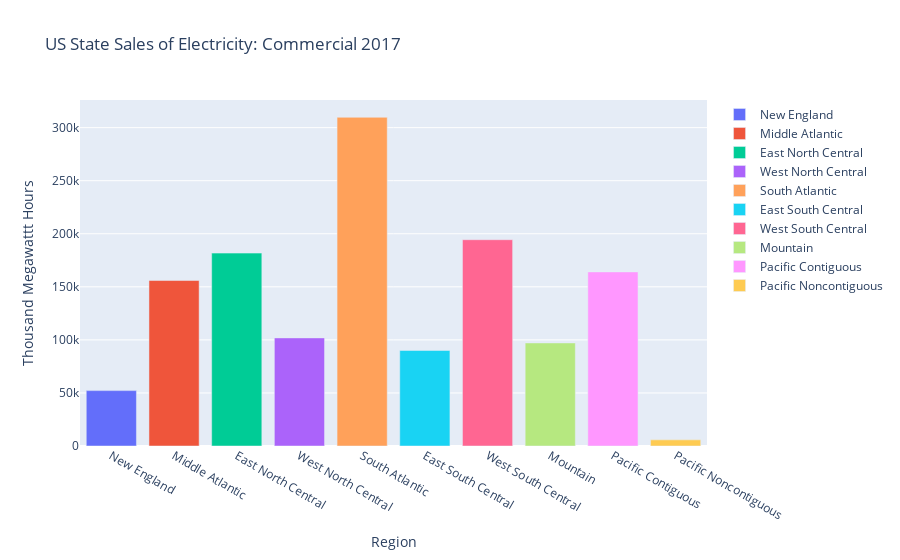

This figure's notebook cell:
### Code cell
fig1 = px.bar(data_frame=df2017regions,x=df2017regions['State'],y=df2017regions['Commercial'],
              color='State',title='US State Sales of Electricity: Commercial 2017')

fig1.for_each_trace(lambda t: t.update(name=t.name.replace("State=", "")))

fig1.update_layout(xaxis=dict(title_text="Region"),
                  yaxis=dict(title_text="Thousand Megawattt Hours"))

fig1.show()

### Figure 1 — Plotly figure (JSON) as saved in the notebook; plotly's stock layout.template omitted (floating-point values rounded to 4 significant figures)
{"data": [{"alignmentgroup": "True", "hoverlabel": {"namelength": 0}, "hovertemplate": "State=%{x}<br>Commercial=%{y}", "legendgroup": "State=New England", "marker": {"color": "#636efa"}, "name": "New England", "offsetgroup": "State=New England", "orientation": "v", "showlegend": true, "textposition": "auto", "type": "bar", "x": ["New England"], "xaxis": "x", "y": [52190], "yaxis": "y"}, {"alignmentgroup": "True", "hoverlabel": {"namelength": 0}, "hovertemplate": "State=%{x}<br>Commercial=%{y}", "legendgroup": "State=Middle Atlantic", "marker": {"color": "#EF553B"}, "name": "Middle Atlantic", "offsetgroup": "State=Middle Atlantic", "orientation": "v", "showlegend": true, "textposition": "auto", "type": "bar", "x": ["Middle Atlantic"], "xaxis": "x", "y": [155927], "yaxis": "y"}, {"alignmentgroup": "True", "hoverlabel": {"namelength": 0}, "hovertemplate": "State=%{x}<br>Commercial=%{y}", "legendgroup": "State=East North Central", "marker": {"color": "#00cc96"}, "name": "East North Central", "offsetgroup": "State=East North Central", "orientation": "v", "showlegend": true, "textposition": "auto", "type": "bar", "x": ["East North Central"], "xaxis": "x", "y": [181770], "yaxis": "y"}, {"alignmentgroup": "True", "hoverlabel": {"namelength": 0}, "hovertemplate": "State=%{x}<br>Commercial=%{y}", "legendgroup": "State=West North Central", "marker": {"color": "#ab63fa"}, "name": "West North Central", "offsetgroup": "State=West North Central", "orientation": "v", "showlegend": true, "textposition": "auto", "type": "bar", "x": ["West North Central"], "xaxis": "x", "y": [101871], "yaxis": "y"}, {"alignmentgroup": "True", "hoverlabel": {"namelength": 0}, "hovertemplate": "State=%{x}<br>Commercial=%{y}", "legendgroup": "State=South Atlantic", "marker": {"color": "#FFA15A"}, "name": "South Atlantic", "offsetgroup": "State=South Atlantic", "orientation": "v", "showlegend": true, "textposition": "auto", "type": "bar", "x": ["South Atlantic"], "xaxis": "x", "y": [309752], "yaxis": "y"}, {"alignmentgroup": "True", "hoverlabel": {"namelength": 0}, "hovertemplate": "State=%{x}<br>Commercial=%{y}", "legendgroup": "State=East South Central", "marker": {"color": "#19d3f3"}, "name": "East South Central", "offsetgroup": "State=East South Central", "orientation": "v", "showlegend": true, "textposition": "auto", "type": "bar", "x": ["East South Central"], "xaxis": "x", "y": [90020], "yaxis": "y"}, {"alignmentgroup": "True", "hoverlabel": {"namelength": 0}, "hovertemplate": "State=%{x}<br>Commercial=%{y}", "legendgroup": "State=West South Central", "marker": {"color": "#FF6692"}, "name": "West South Central", "offsetgroup": "State=West South Central", "orientation": "v", "showlegend": true, "textposition": "auto", "type": "bar", "x": ["West South Central"], "xaxis": "x", "y": [194398], "yaxis": "y"}, {"alignmentgroup": "True", "hoverlabel": {"namelength": 0}, "hovertemplate": "State=%{x}<br>Commercial=%{y}", "legendgroup": "State=Mountain", "marker": {"color": "#B6E880"}, "name": "Mountain", "offsetgroup": "State=Mountain", "orientation": "v", "showlegend": true, "textposition": "auto", "type": "bar", "x": ["Mountain"], "xaxis": "x", "y": [97122], "yaxis": "y"}, {"alignmentgroup": "True", "hoverlabel": {"namelength": 0}, "hovertemplate": "State=%{x}<br>Commercial=%{y}", "legendgroup": "State=Pacific Contiguous", "marker": {"color": "#FF97FF"}, "name": "Pacific Contiguous", "offsetgroup": "State=Pacific Contiguous", "orientation": "v", "showlegend": true, "textposition": "auto", "type": "bar", "x": ["Pacific Contiguous"], "xaxis": "x", "y": [164053], "yaxis": "y"}, {"alignmentgroup": "True", "hoverlabel": {"namelength": 0}, "hovertemplate": "State=%{x}<br>Commercial=%{y}", "legendgroup": "State=Pacific Noncontiguous", "marker": {"color": "#FECB52"}, "name": "Pacific Noncontiguous", "offsetgroup": "State=Pacific Noncontiguous", "orientation": "v", "showlegend": true, "textposition": "auto", "type": "bar", "x": ["Pacific Noncontiguous"], "xaxis": "x", "y": [5787], "yaxis": "y"}], "layout": {"barmode": "relative", "legend": {"tracegroupgap": 0}, "title": {"text": "US State Sales of Electricity: Commercial 2017"}, "xaxis": {"anchor": "y", "categoryarray": ["New England", "Middle Atlantic", "East North Central", "West North Central", "South Atlantic", "East South Central", "West South Central", "Mountain", "Pacific Contiguous", "Pacific Noncontiguous"], "categoryorder": "array", "domain": [0, 1], "title": {"text": "Region"}}, "yaxis": {"anchor": "x", "domain": [0, 1], "title": {"text": "Thousand Megawattt Hours"}}}}
